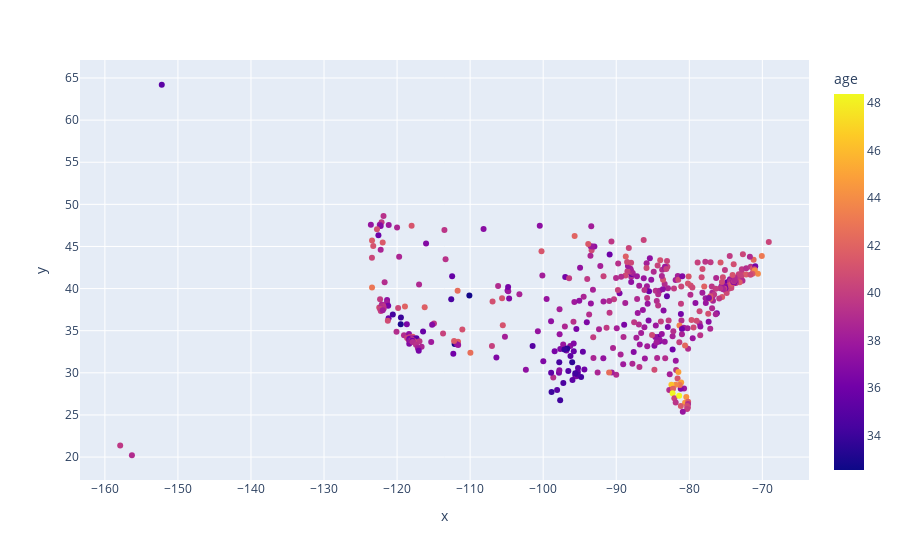

This figure's notebook cell:
### Markdown cell above
# Overview

This notebook demonstrates the calibrated district-level weights.

### Code cell
import pandas as pd
import h5py
from policyengine_us import Microsimulation
from us_congressional_districts.calibrate import get_dataset, create_district_metric_matrix, create_target_matrix, get_data_directory

data_folder = get_data_directory()
ages_district = pd.read_csv(
    data_folder / "input" / "demographics" / "age_district.csv"
)

ages_state = pd.read_csv(
    data_folder / "input" / "demographics" / "age_state.csv"
)

ages_national = pd.read_csv(
    data_folder / "input" / "demographics" / "age_national.csv"
)
dataset = get_dataset("cps_2023", 2023)
# the metrics matrix
matrix = create_district_metric_matrix(dataset, ages_district, 2023)
y = create_target_matrix(ages_district)

with h5py.File(
    data_folder / "output" / "congressional_district_weights.h5", "r"
) as f:
    # the weights matrix
    district_weights = f["2022"][:]

districts = pd.read_csv(data_folder / "input" / "geographies" / "districts.csv")

sim = Microsimulation(dataset=dataset)
household_market_income = sim.calculate("age", 2023, map_to="household").values
household_count_people = sim.calculate("household_count_people", 2023).values

per_capita_income_by_district = (district_weights @ household_market_income) / (district_weights @ household_count_people)

import plotly.express as px

df = districts.copy()
df = df[:435]
df["age"] = per_capita_income_by_district

px.scatter(
    df,
    x="x",
    y="y",
    color="age",
)

### Figure 1 — Plotly figure (JSON) as saved in the notebook; plotly's stock layout.template omitted (floating-point values rounded to 4 significant figures; data arrays with more than 128 entries replaced by an {"elided": "..."} marker saying what was removed)
{"data": [{"hovertemplate": "x=%{x}<br>y=%{y}<br>age=%{marker.color}<extra></extra>", "legendgroup": "", "marker": {"color": {"elided": "435 float values"}, "coloraxis": "coloraxis", "symbol": "circle"}, "mode": "markers", "name": "", "orientation": "v", "showlegend": false, "type": "scatter", "x": {"elided": "435 float values"}, "xaxis": "x", "y": {"elided": "435 float values"}, "yaxis": "y"}], "layout": {"coloraxis": {"colorbar": {"title": {"text": "age"}}, "colorscale": [[0, "#0d0887"], [0.1111, "#46039f"], [0.2222, "#7201a8"], [0.3333, "#9c179e"], [0.4444, "#bd3786"], [0.5556, "#d8576b"], [0.6667, "#ed7953"], [0.7778, "#fb9f3a"], [0.8889, "#fdca26"], [1, "#f0f921"]]}, "legend": {"tracegroupgap": 0}, "margin": {"t": 60}, "xaxis": {"anchor": "y", "domain": [0, 1], "title": {"text": "x"}}, "yaxis": {"anchor": "x", "domain": [0, 1], "title": {"text": "y"}}}}
